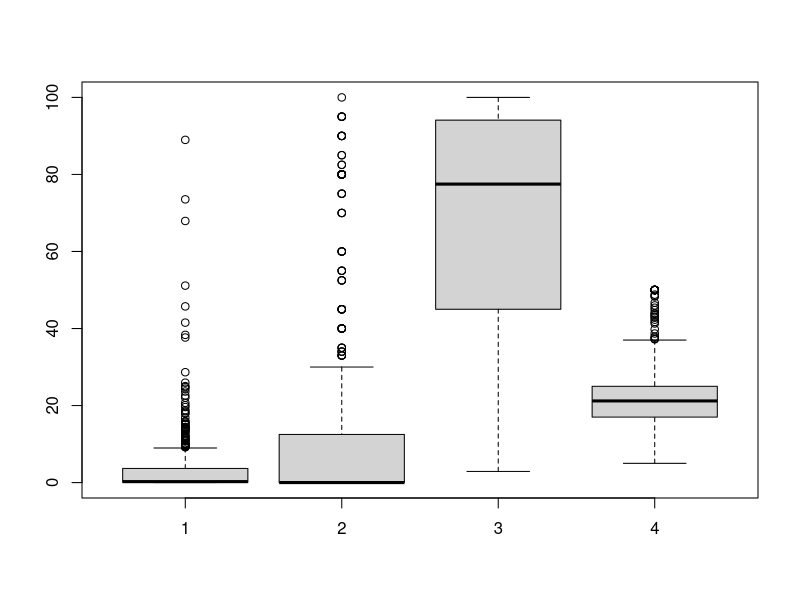
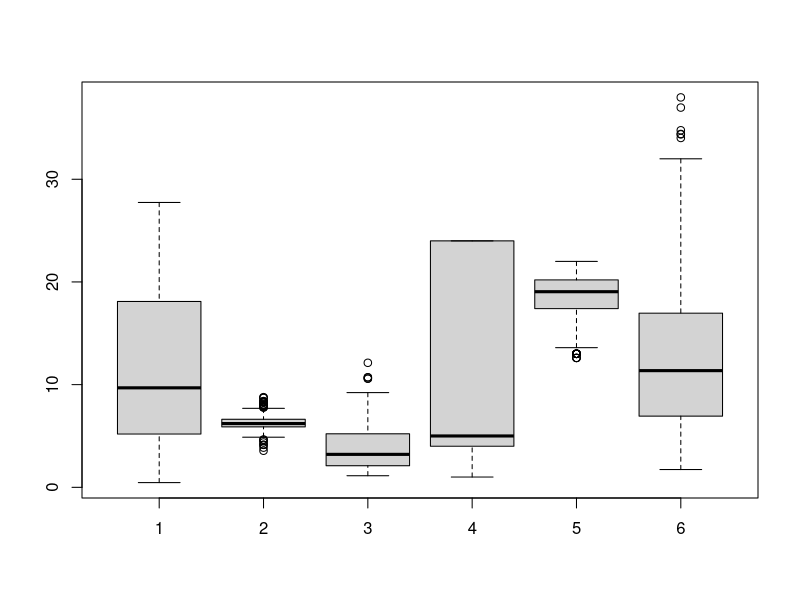
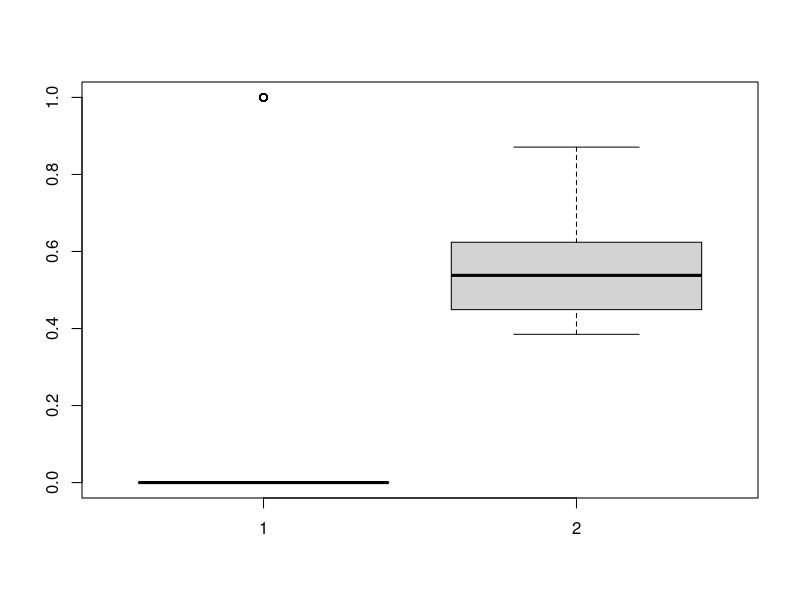
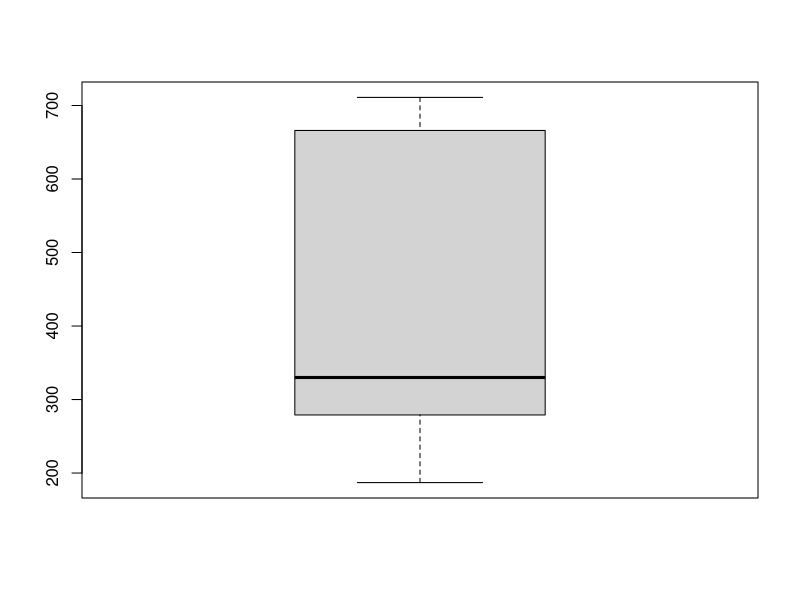
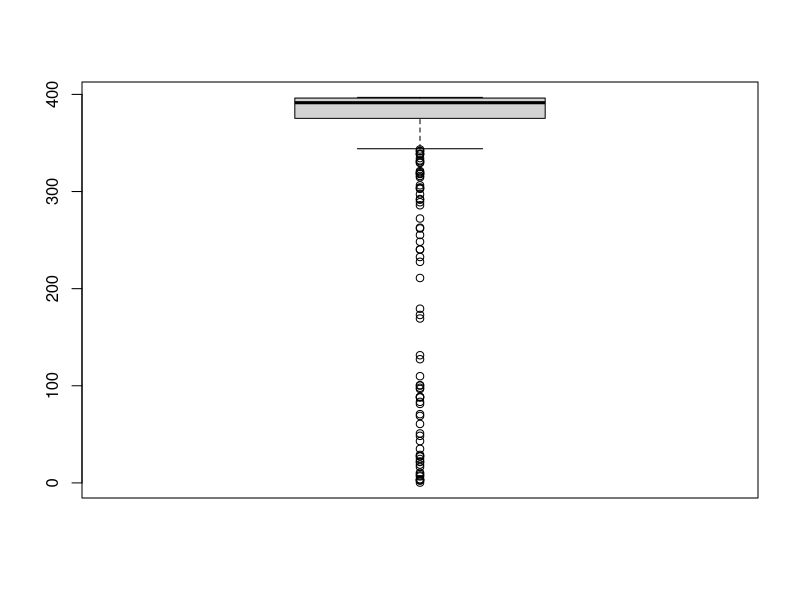
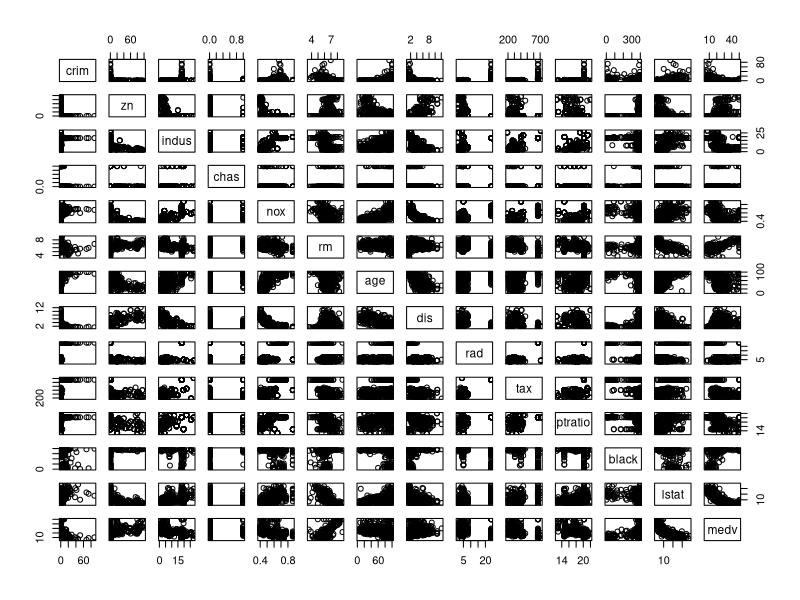
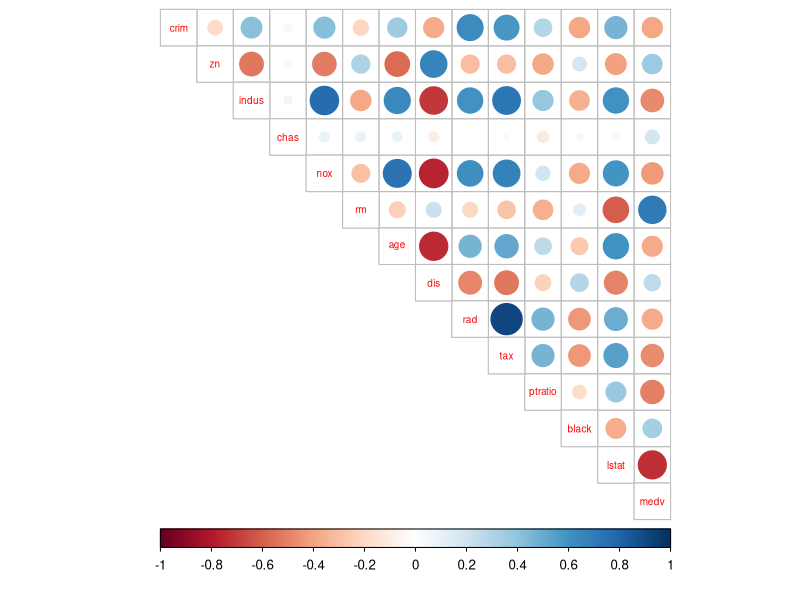
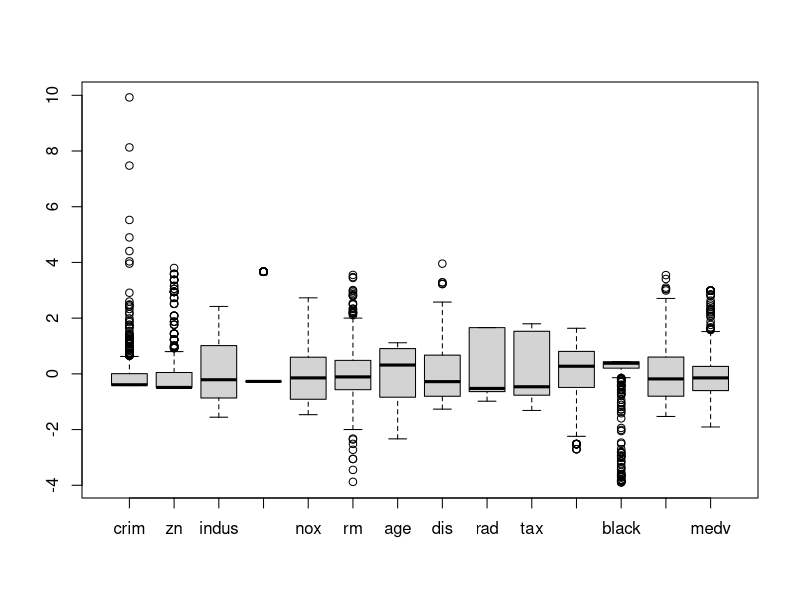

The R script that drew these images, in order:
## ---- chunk 1
library(MASS)
library(corrplot)
library(dplyr)
library (ggplot2)
data(Boston)
str(Boston)
dim(Boston)

## ---- chunk 2
par(fmrow = c(2,2))
boxplot(Boston$crim, Boston$zn, Boston$age, Boston$medv)

par(fmrow = c(2,3))
boxplot(Boston$indus, Boston$rm, Boston$dis, Boston$rad, Boston$ptratio, Boston$lstat)

par(fmrow = c(1,2))
boxplot(Boston$chas, Boston$nox)

boxplot(Boston$tax)
boxplot(Boston$black)

pairs(Boston)

summary(Boston)

cor_matrix<-cor(Boston) %>% round(digits=2)

cor_matrix

corrplot(cor_matrix, method="circle", type="upper", cl.pos="b",tl.pos="d",tl.cex=0.6)
## ---- chunk 3

boston_scaled <- scale(Boston)
summary(boston_scaled)
class(boston_scaled)
boston_scaled <- as.data.frame(boston_scaled)

par(fmrow = c(7,2))
boxplot(boston_scaled)
## ---- chunk 4
summary(boston_scaled$crim)
bins <- quantile(boston_scaled$crim)
name_bins <- c("low","med_low","med_high","high")
crime <- cut(boston_scaled$crim, breaks = bins, include.lowest = TRUE,label=name_bins)
table(crime)
boston_scaled <- dplyr::select(boston_scaled, -crim)
boston_scaled <- data.frame(boston_scaled, crime)
## ---- chunk 5

n <- nrow(boston_scaled)

ind <- sample(n,  size = n * 0.8)

train <- boston_scaled[ind,]

test <- boston_scaled[-ind,]


## ---- chunk 6
lda.fit <- lda(crime~., data = train)


lda.fit


lda.arrows <- function(x, myscale = 1, arrow_heads = 0.1, color = "red", tex = 0.75, choices = c(1,2)){
  heads <- coef(x)
  arrows(x0 = 0, y0 = 0, 
         x1 = myscale * heads[,choices[1]], 
         y1 = myscale * heads[,choices[2]], col=color, length = arrow_heads)
  text(myscale * heads[,choices], labels = row.names(heads), 
       cex = tex, col=color, pos=3)
}

classes <- as.numeric(train$crime)

plot(lda.fit, dimen = 2, col=classes, pch=classes)
lda.arrows(lda.fit, myscale = 2
)

## ---- chunk 7

correct_classes <- test$crime

test <- dplyr::select(test, -crime)

lda.pred <- predict(lda.fit, newdata = test)

table(correct = correct_classes, predicted = lda.pred$class)

row_names <- 1:102
corr_pred <- data.frame(correct = correct_classes, pred = lda.pred$class, row.names = row_names)
head(corr_pred)
nrow(corr_pred[corr_pred$correct==corr_pred$pred,])/nrow(test)

## ---- chunk 8
data(Boston)
new_boston <- scale(Boston)
class(new_boston)
new_boston <- as.data.frame(new_boston)

dist_eu <- dist(new_boston)
summary(dist_eu)
dist_man <- dist(new_boston, method = "manhattan")
summary(dist_man)
## ---- chunk 9
km <-kmeans(new_boston, centers = 4)
set.seed(123)
k_max <- 10
twcss <- sapply(1:k_max, function(k){kmeans(new_boston, k)$tot.withinss})
qplot(x = 1:k_max, y = twcss, geom = 'line')
## ---- chunk 10
km <-kmeans(new_boston, centers = 2)
pairs(new_boston[1:5], col = km$cluster)
pairs(new_boston[6:10], col = km$cluster)
## ---- chunk 11
data(Boston)
summary(new_boston)
set.seed(123)
km <-kmeans(new_boston, centers = 4)
new_boston$cluster_num <- as.factor(km$cluster)
summary(new_boston$cluster_num)

lda.fit.new <- lda(cluster_num~., data = new_boston)
lda.fit.new

lda.arrows <- function(x, myscale = 1, arrow_heads = 0.1, color = "red", tex = 0.75, choices = c(1,2)){
  heads <- coef(x)
  arrows(x0 = 0, y0 = 0, 
         x1 = myscale * heads[,choices[1]], 
         y1 = myscale * heads[,choices[2]], col=color, length = arrow_heads)
  text(myscale * heads[,choices], labels = row.names(heads), 
       cex = tex, col=color, pos=3)
}

classes <- as.numeric(new_boston$cluster_num)

plot(lda.fit.new, dimen = 2, col=classes, pch=classes)
lda.arrows(lda.fit.new, myscale = 2
)
